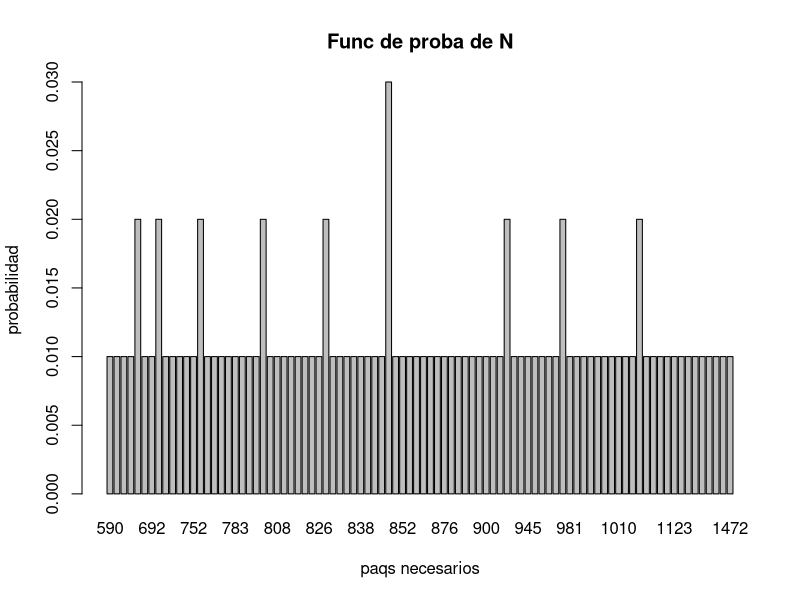
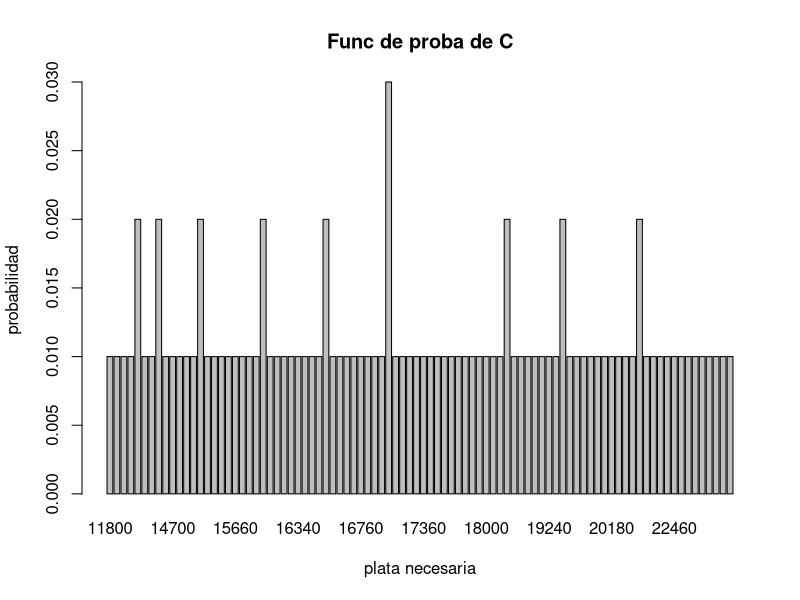
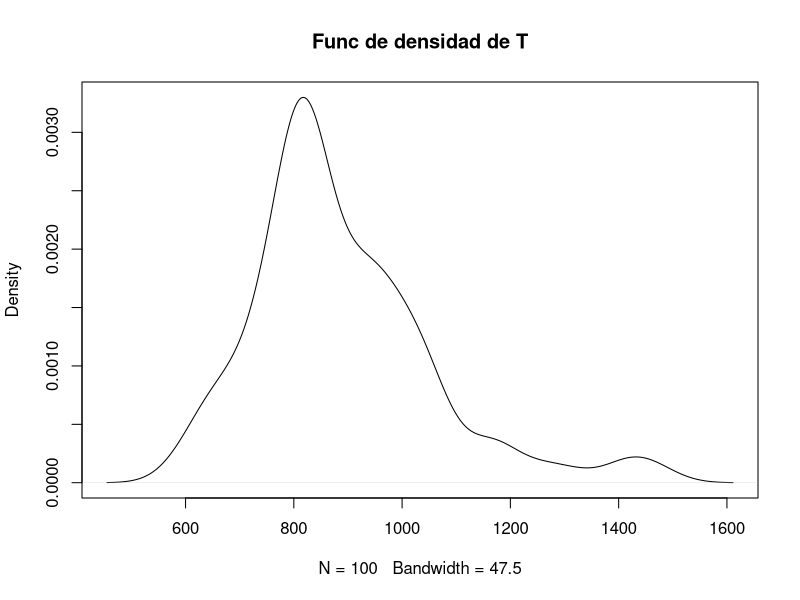
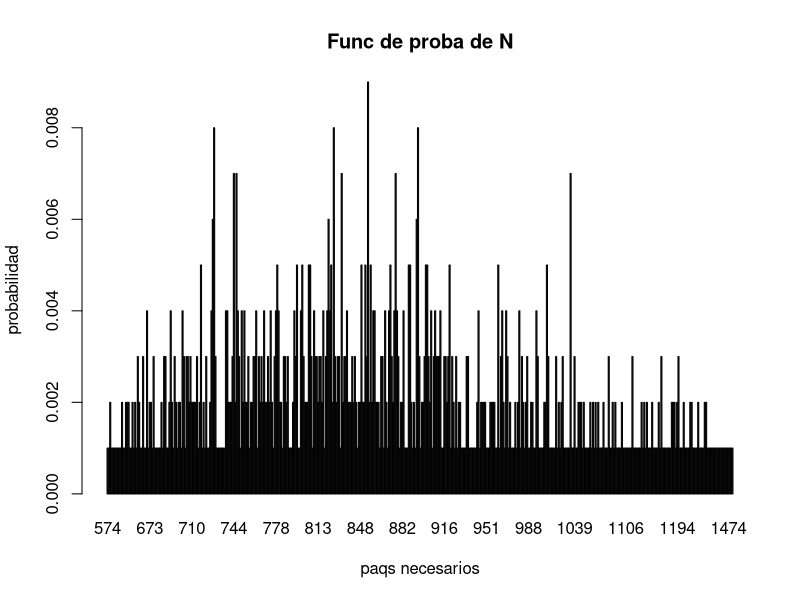
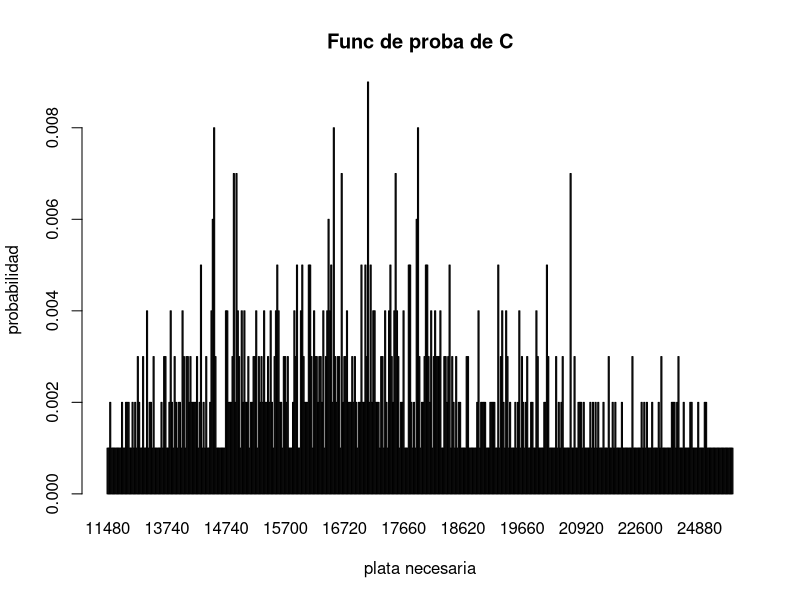
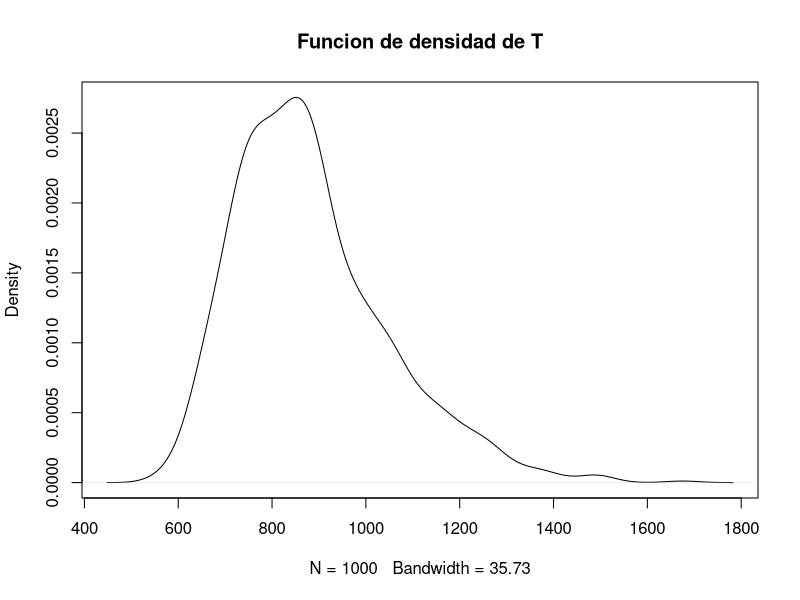

Source code (R) for these figures, in order:
set.seed(13)

# 1)a)
paq<-sample(1:640,5,replace = TRUE)

#1)b)
figstot<-c(1:640)
figspaq<-5
genpaq<-function(figstot,figspaq){
  paq<-sample(figstot,figspaq,replace = TRUE)
  paq
}

#1)c) 
cuantospaqs<-function(figstot,figspaq){
  paqs<-0
  albm<-c()
  while(length(albm)<length(figstot)){
    paqs<-paqs+1
    albm<-unique(c(albm,genpaq(figstot,figspaq)))
  }
  return(paqs)
}


#2)a)



N<-replicate(100,{
  cuantospaqs(figstot,figspaq)
})
x<-table(N)/100
x
barplot(x,xlab='paqs necesarios',ylab='probabilidad',main = 'Func de proba de N')


C<-N*20
y<-table(C)/100
y
barplot(y,xlab='plata necesaria',ylab='probabilidad',main = 'Func de proba de C')


T<-c()
for(i in 1:100){
  X<-rexp(N[i]-1,1)
  T[i]<-sum(X)
}
plot(density(T),main = 'Func de densidad de T')

#2)b)

mean(N)
mean(C)
mean(T)

#2)c)



Nrep<-1000
N<-replicate(Nrep,{
  cuantospaqs(figstot,figspaq)
})
N
x<-table(N)/Nrep
x
barplot(x,xlab='paqs necesarios',ylab='probabilidad',main = 'Func de proba de N')

C<-N*20
y<-table(C)/Nrep
y
barplot(y,xlab='plata necesaria',ylab='probabilidad',main = 'Func de proba de C')

T<-c()
for(i in 1:Nrep){
  X<-rexp(N[i]-1,1)
  T[i]<-sum(X)
}
plot(density(T),main = 'Funcion de densidad de T')

mean(N)
mean(C)
mean(T)

